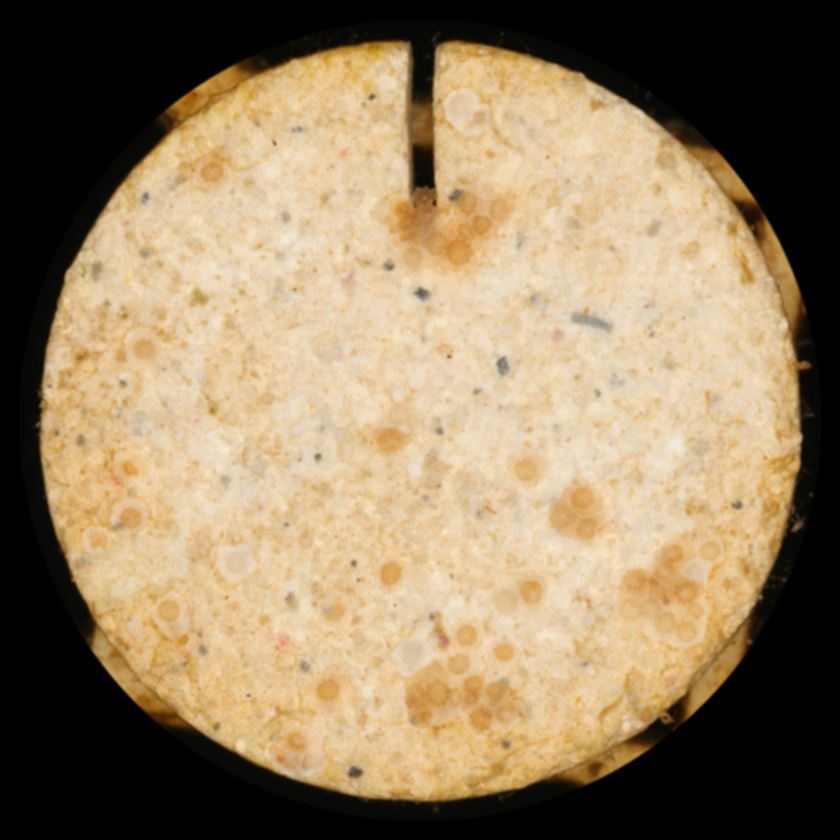
#> input picture 1.Gaussian_Filter/32_T2_6_timepoint0.JPG, 840 x 840 px, shrunk from 3532 x 3532 before the run, found by its file name; its folder holds only this picture in this run
$ python canny.py
#> lines starting #> are read from the running program, lines starting #| are printed output that depends on the picture; after the words box and inside, x2 and y2 are one past the last pixel; in counts of white or black regions, pixels touching at a corner belong together
import cv2
import os

def apply_canny(input_dir, output_dir, lower_threshold, upper_threshold):
#> called with input_dir = '1.Gaussian_Filter/', output_dir = '2.Canny_Filter/', lower_threshold = 10, upper_threshold = 35
    os.makedirs(output_dir, exist_ok=True)

    for filename in os.listdir(input_dir):
        if filename.lower().endswith(".jpg"):
            img_path = os.path.join(input_dir, filename)
            img = cv2.imread(img_path, cv2.IMREAD_COLOR)
#> img is the input picture: shape (840, 840, 3); mean B, G, R 97.7, 127.9, 148.3

            if img is None:
                print(f"Failed to load image: {filename}")
                continue

            # Convert the image to grayscale
            gray = cv2.cvtColor(img, cv2.COLOR_BGR2GRAY)
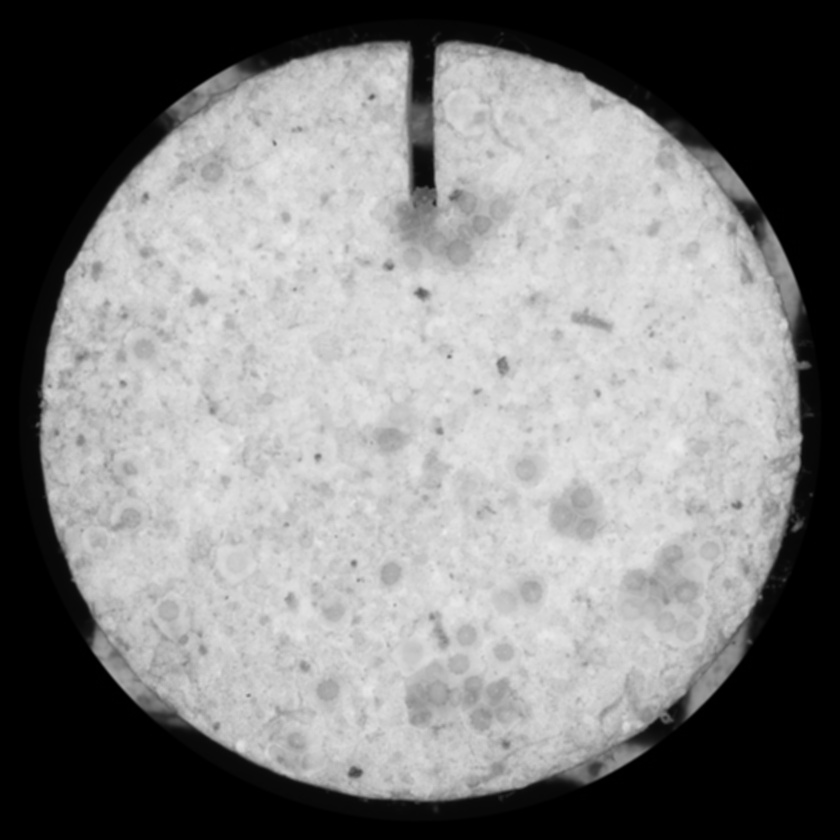
#> gray: shape (840, 840); min 0, max 237, mean 130.6

            # Apply Canny edge detection
            edges = cv2.Canny(gray, lower_threshold, upper_threshold)
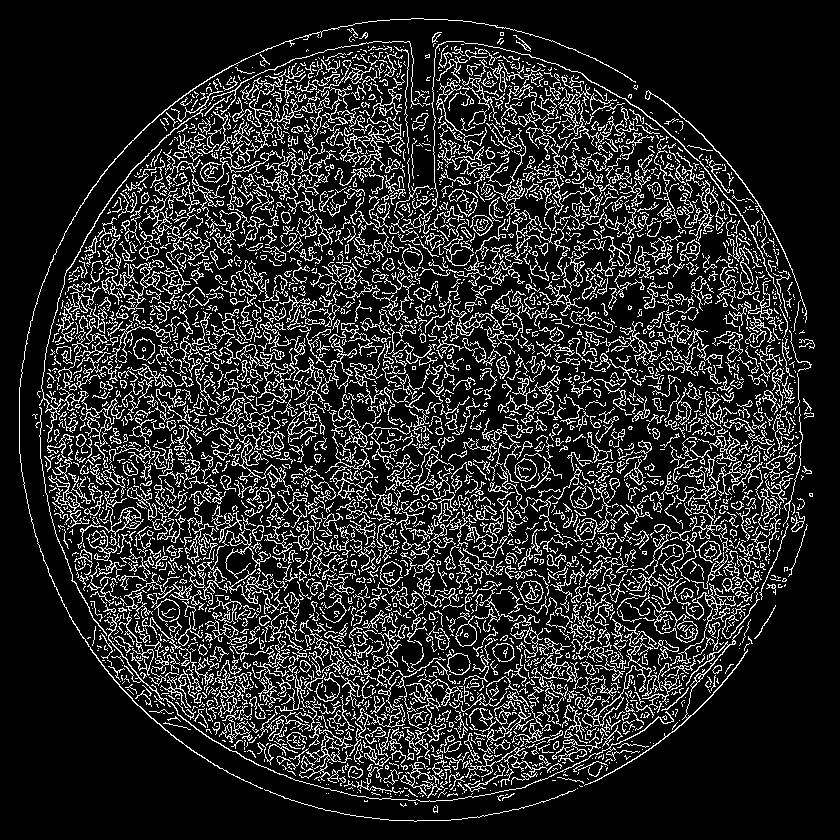
#> edges: shape (840, 840); 15.9% white in thin lines or dots

            # Save the output image
            output_path = os.path.join(output_dir, filename)
            cv2.imwrite(output_path, edges)
            print(f"Processed and saved Canny filtered image: {output_path}")

def main():
    input_dir = "1.Gaussian_Filter/"
    output_dir = "2.Canny_Filter/"

    # Set thresholds for Canny edge detection
    lower_threshold = 10
    upper_threshold = 35

    apply_canny(input_dir, output_dir, lower_threshold, upper_threshold)

if __name__ == "__main__":
    main()

$ run again, on 1.Gaussian_Filter/35_T2_5_timepoint0.JPG
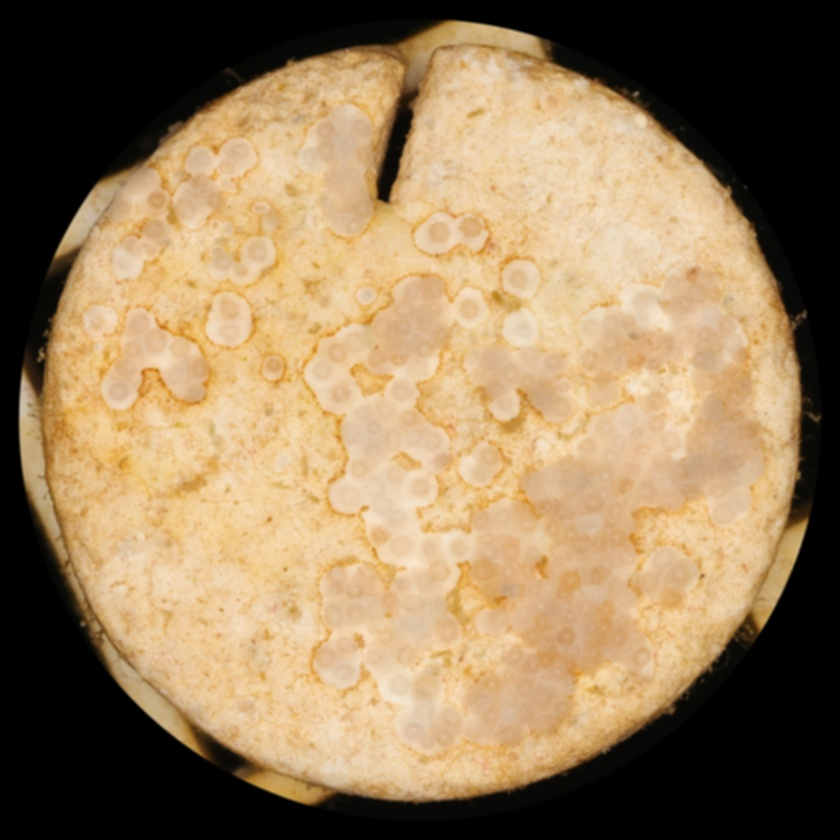
#> input picture 1.Gaussian_Filter/35_T2_5_timepoint0.JPG, 840 x 840 px, shrunk from 3532 x 3532 before the run, found by its file name
#> in apply_canny, img is the input picture: shape (840, 840, 3); mean B, G, R 91.2, 124.7, 149.2
#> in apply_canny, `gray = cv2.cvtColor(img, cv2.COLOR_BGR2GRAY)`:
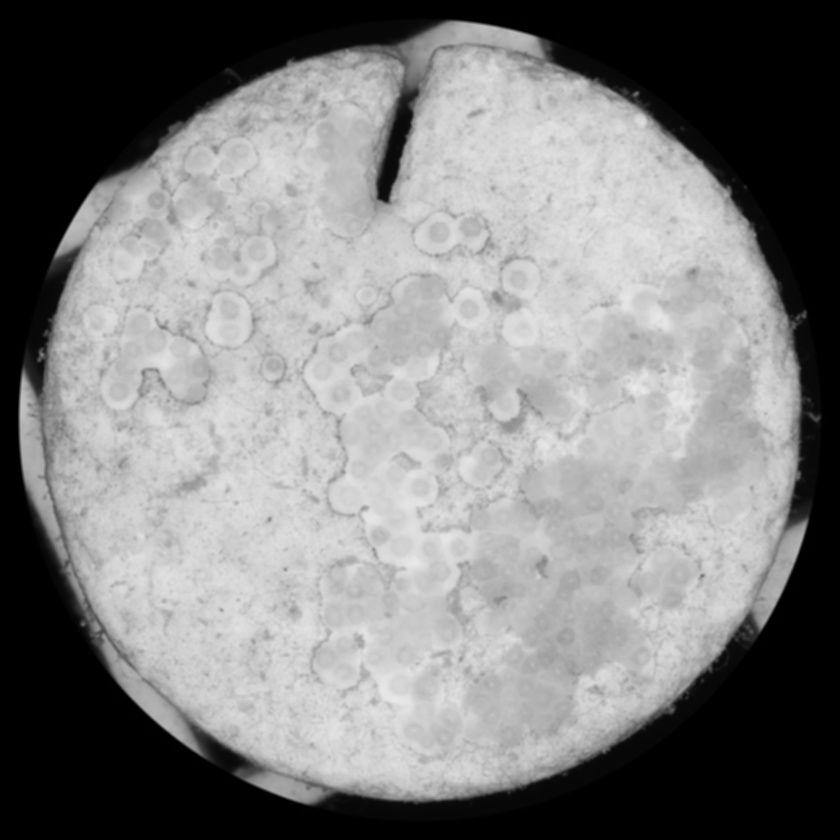
#> gray: shape (840, 840); min 0, max 234, mean 128.2
#> in apply_canny, `edges = cv2.Canny(gray, lower_threshold, upper_threshold)`:
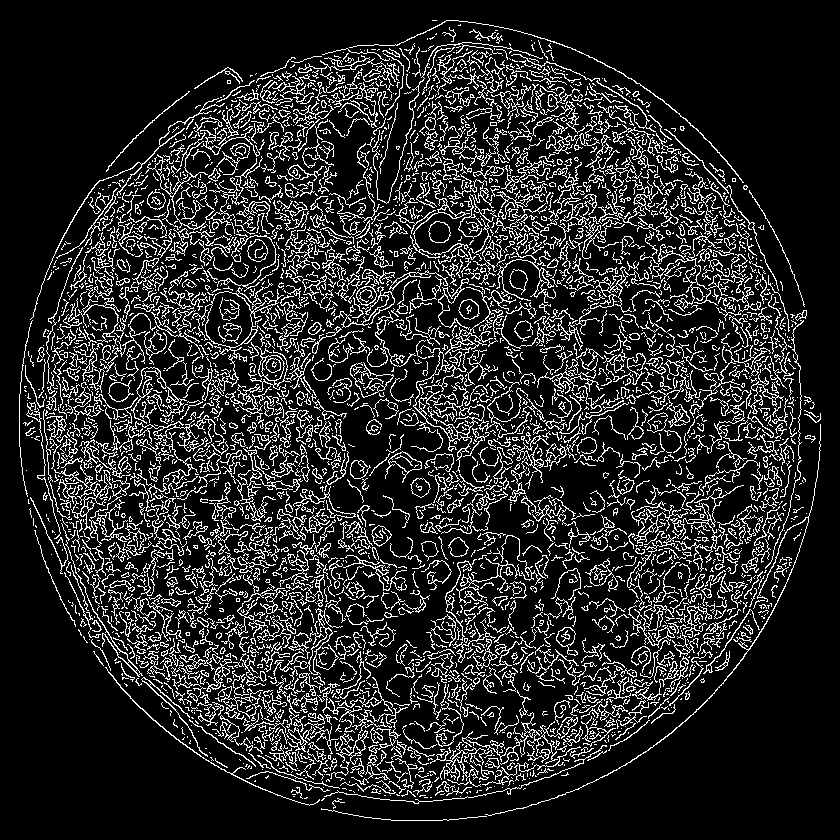
#> edges: shape (840, 840); 15.1% white in thin lines or dots

$ run again, on 1.Gaussian_Filter/35_T2_5_timepoint1.JPG
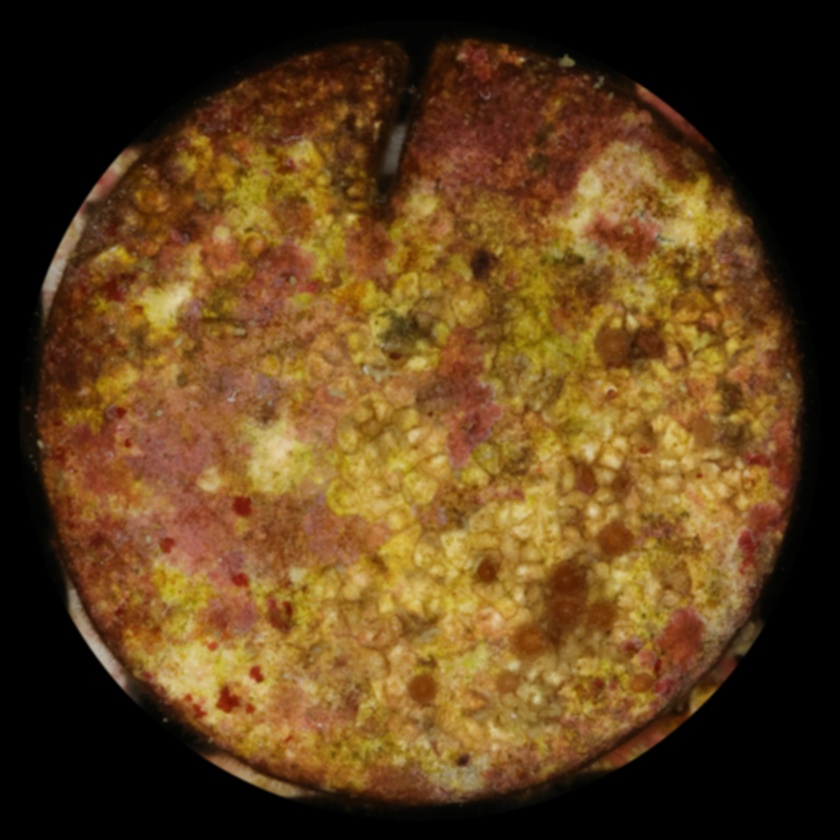
#> input picture 1.Gaussian_Filter/35_T2_5_timepoint1.JPG, 840 x 840 px, shrunk from 3476 x 3476 before the run, found by its file name
#> in apply_canny, img is the input picture: shape (840, 840, 3); mean B, G, R 28.2, 65, 95
#> in apply_canny, `gray = cv2.cvtColor(img, cv2.COLOR_BGR2GRAY)`:
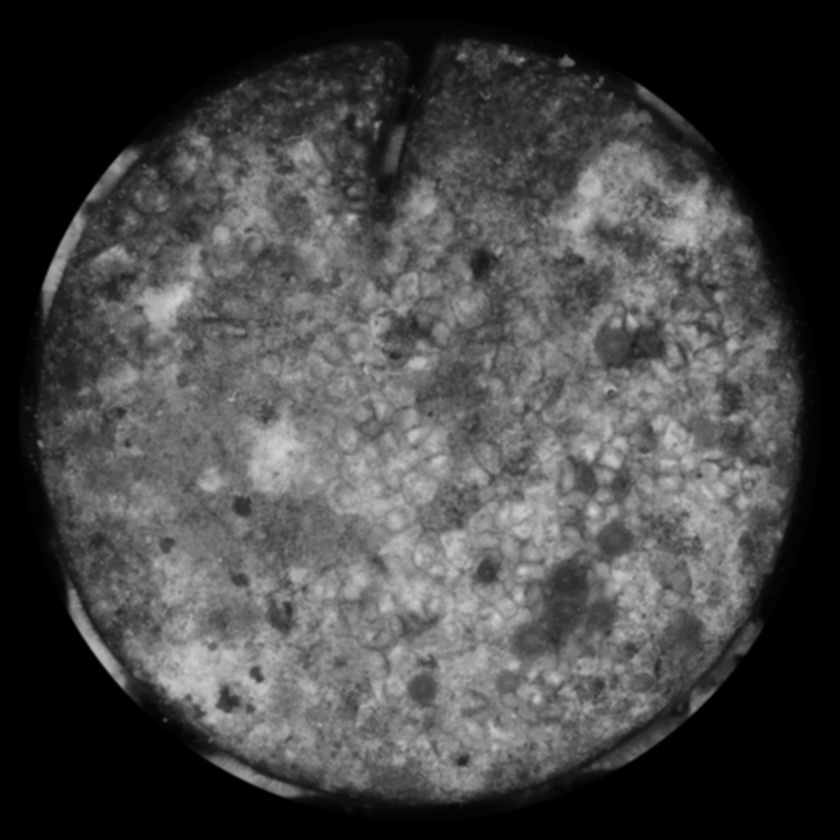
#> gray: shape (840, 840); min 0, max 208, mean 69.8
#> in apply_canny, `edges = cv2.Canny(gray, lower_threshold, upper_threshold)`:
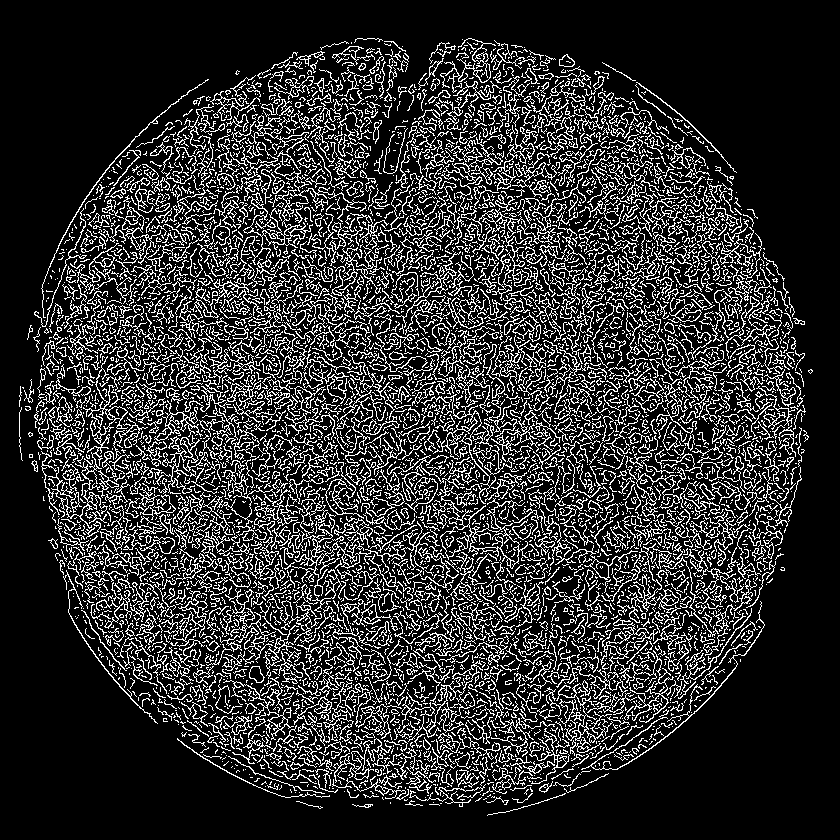
#> edges: shape (840, 840); 18.4% white in thin lines or dots, all inside (x1, y1, x2, y2) = (19, 38, 813, 816)

$ run again, on 1.Gaussian_Filter/32_T2_6_timepoint1.JPG
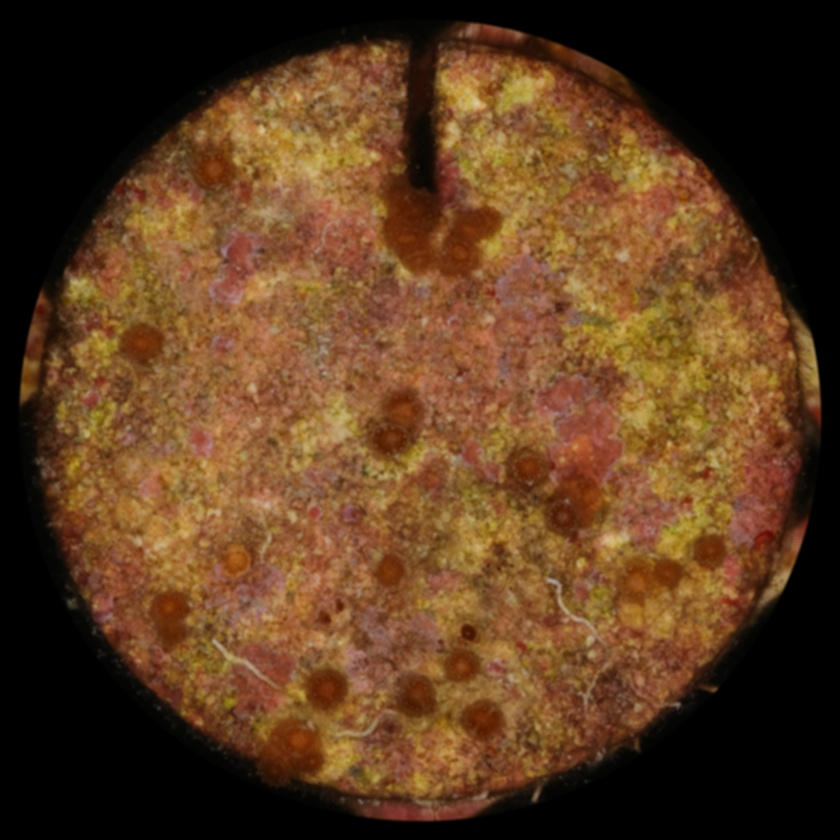
#> input picture 1.Gaussian_Filter/32_T2_6_timepoint1.JPG, 840 x 840 px, shrunk from 3526 x 3526 before the run, found by its file name
#> in apply_canny, img is the input picture: shape (840, 840, 3); mean B, G, R 31.8, 59.6, 91.7
#> in apply_canny, `gray = cv2.cvtColor(img, cv2.COLOR_BGR2GRAY)`:
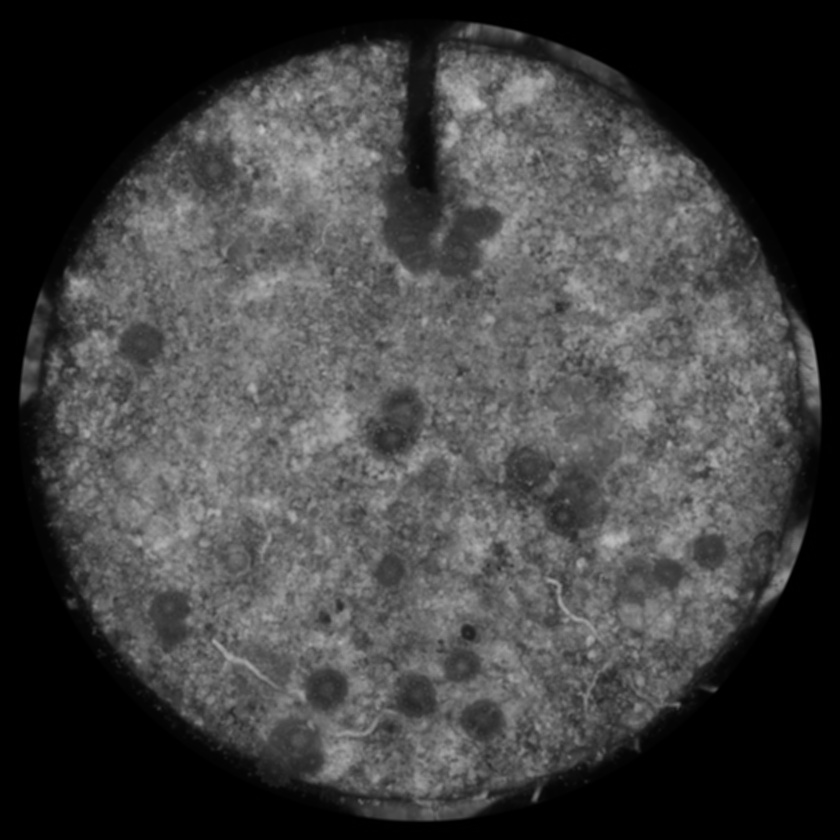
#> gray: shape (840, 840); min 0, max 201, mean 66.1
#> in apply_canny, `edges = cv2.Canny(gray, lower_threshold, upper_threshold)`:
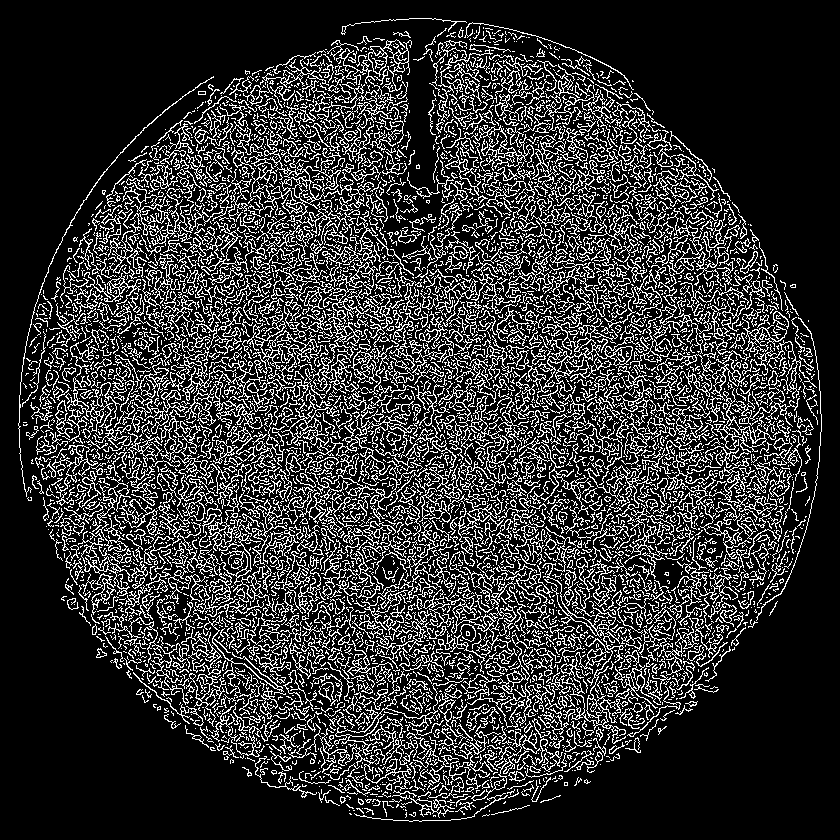
#> edges: shape (840, 840); 19.7% white in thin lines or dots
